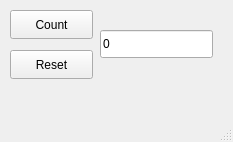
<?xml version="1.0" encoding="UTF-8"?>
<ui version="4.0">
 <class>MainWindow</class>
 <widget class="QMainWindow" name="MainWindow">
  <property name="geometry">
   <rect>
    <x>0</x>
    <y>0</y>
    <width>233</width>
    <height>142</height>
   </rect>
  </property>
  <property name="windowTitle">
   <string>MainWindow</string>
  </property>
  <widget class="QWidget" name="centralwidget">
   <widget class="QPushButton" name="count">
    <property name="geometry">
     <rect>
      <x>10</x>
      <y>10</y>
      <width>83</width>
      <height>29</height>
     </rect>
    </property>
    <property name="text">
     <string>Count</string>
    </property>
   </widget>
   <widget class="QPushButton" name="reset">
    <property name="geometry">
     <rect>
      <x>10</x>
      <y>50</y>
      <width>83</width>
      <height>29</height>
     </rect>
    </property>
    <property name="text">
     <string>Reset</string>
    </property>
   </widget>
   <widget class="QLineEdit" name="numNayt">
    <property name="geometry">
     <rect>
      <x>100</x>
      <y>30</y>
      <width>113</width>
      <height>28</height>
     </rect>
    </property>
    <property name="mouseTracking">
     <bool>false</bool>
    </property>
    <property name="text">
     <string>0</string>
    </property>
    <property name="readOnly">
     <bool>false</bool>
    </property>
    <property name="clearButtonEnabled">
     <bool>false</bool>
    </property>
   </widget>
  </widget>
  <widget class="QMenuBar" name="menubar">
   <property name="geometry">
    <rect>
     <x>0</x>
     <y>0</y>
     <width>233</width>
     <height>25</height>
    </rect>
   </property>
  </widget>
  <widget class="QStatusBar" name="statusbar"/>
 </widget>
 <resources/>
 <connections/>
</ui>
